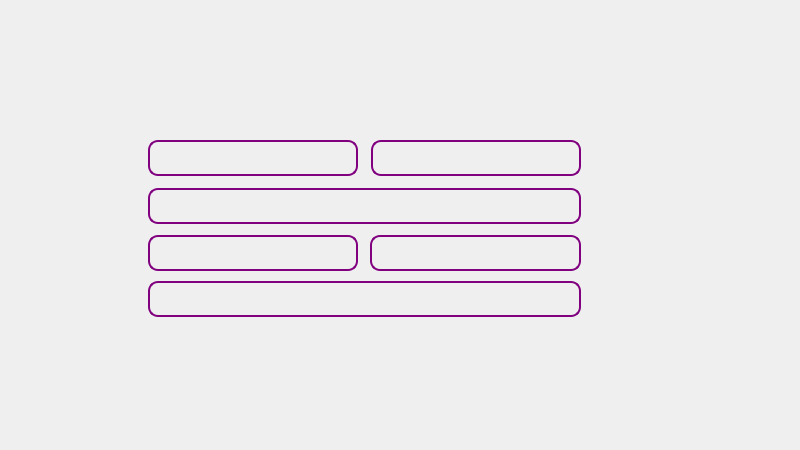
<?xml version="1.0" encoding="UTF-8"?>
<ui version="4.0">
 <class>SignUpWindow</class>
 <widget class="QMainWindow" name="SignUpWindow">
  <property name="geometry">
   <rect>
    <x>0</x>
    <y>0</y>
    <width>800</width>
    <height>450</height>
   </rect>
  </property>
  <property name="windowTitle">
   <string>MainWindow</string>
  </property>
  <widget class="QWidget" name="centralwidget">
   <widget class="QLabel" name="backgroundlabel">
    <property name="geometry">
     <rect>
      <x>0</x>
      <y>0</y>
      <width>800</width>
      <height>451</height>
     </rect>
    </property>
    <property name="font">
     <font>
      <family>Fira Code</family>
     </font>
    </property>
    <property name="styleSheet">
     <string notr="true">  background-image: url(:/images/signup.jpg);
    background-repeat: no-repeat;
    background-position: center;
    background-size: cover; /* یا contain */</string>
    </property>
    <property name="text">
     <string/>
    </property>
   </widget>
   <widget class="QLineEdit" name="firstNameLineEdit">
    <property name="geometry">
     <rect>
      <x>148</x>
      <y>140</y>
      <width>210</width>
      <height>36</height>
     </rect>
    </property>
    <property name="font">
     <font>
      <family>Fira Code</family>
      <pointsize>14</pointsize>
      <bold>true</bold>
     </font>
    </property>
    <property name="styleSheet">
     <string notr="true">QLineEdit {
    background-color: transparent;       
    border-style: solid;                    
    border-width: 2px;                   
    border-color: rgba(128, 0, 128, 1);  
    border-radius: 10px;               
    color: white; 
padding-left: 7px;
}

QLineEdit:focus {
    background-color: rgba(0, 0, 128, 0.5); 
    border-color: rgba(75, 0, 130, 0.8);    
}
</string>
    </property>
   </widget>
   <widget class="QLineEdit" name="lastNameLineEdit">
    <property name="geometry">
     <rect>
      <x>371</x>
      <y>140</y>
      <width>210</width>
      <height>36</height>
     </rect>
    </property>
    <property name="font">
     <font>
      <family>Fira Code</family>
      <pointsize>14</pointsize>
      <bold>true</bold>
     </font>
    </property>
    <property name="styleSheet">
     <string notr="true">QLineEdit {
    background-color: transparent;       
    border-style: solid;                    
    border-width: 2px;                   
    border-color: rgba(128, 0, 128, 1);  
    border-radius: 10px;               
    color: white; 
padding-left: 7px;
}

QLineEdit:focus {
    background-color: rgba(0, 0, 128, 0.5); 
    border-color: rgba(75, 0, 130, 0.8);    
}
</string>
    </property>
   </widget>
   <widget class="QLineEdit" name="passwordLineEdit">
    <property name="geometry">
     <rect>
      <x>370</x>
      <y>235</y>
      <width>211</width>
      <height>36</height>
     </rect>
    </property>
    <property name="font">
     <font>
      <family>Fira Code</family>
      <pointsize>14</pointsize>
      <bold>true</bold>
     </font>
    </property>
    <property name="styleSheet">
     <string notr="true">QLineEdit {
    background-color: transparent;       
    border-style: solid;                    
    border-width: 2px;                   
    border-color: rgba(128, 0, 128, 1);  
    border-radius: 10px;               
    color: white; 
padding-left: 7px;
}

QLineEdit:focus {
    background-color: rgba(0, 0, 128, 0.5); 
    border-color: rgba(75, 0, 130, 0.8);    
}
</string>
    </property>
    <property name="echoMode">
     <enum>QLineEdit::EchoMode::PasswordEchoOnEdit</enum>
    </property>
   </widget>
   <widget class="QLineEdit" name="emailLineEdit">
    <property name="geometry">
     <rect>
      <x>148</x>
      <y>235</y>
      <width>210</width>
      <height>36</height>
     </rect>
    </property>
    <property name="font">
     <font>
      <family>Fira Code</family>
      <pointsize>14</pointsize>
      <bold>true</bold>
     </font>
    </property>
    <property name="styleSheet">
     <string notr="true">QLineEdit {
    background-color: transparent;       
    border-style: solid;                    
    border-width: 2px;                   
    border-color: rgba(128, 0, 128, 1);  
    border-radius: 10px;               
    color: white; 
padding-left: 7px;
}

QLineEdit:focus {
    background-color: rgba(0, 0, 128, 0.5); 
    border-color: rgba(75, 0, 130, 0.8);    
}
</string>
    </property>
   </widget>
   <widget class="QLineEdit" name="usernameLineEdit">
    <property name="geometry">
     <rect>
      <x>148</x>
      <y>188</y>
      <width>433</width>
      <height>36</height>
     </rect>
    </property>
    <property name="font">
     <font>
      <family>Fira Code</family>
      <pointsize>14</pointsize>
      <bold>true</bold>
     </font>
    </property>
    <property name="styleSheet">
     <string notr="true">QLineEdit {
    background-color: transparent;       
    border-style: solid;                    
    border-width: 2px;                   
    border-color: rgba(128, 0, 128, 1);  
    border-radius: 10px;               
    color: white; 
padding-left: 7px;
}

QLineEdit:focus {
    background-color: rgba(0, 0, 128, 0.5); 
    border-color: rgba(75, 0, 130, 0.8);    
}
</string>
    </property>
   </widget>
   <widget class="QLineEdit" name="confirmPasswordLineEdit">
    <property name="geometry">
     <rect>
      <x>148</x>
      <y>281</y>
      <width>433</width>
      <height>36</height>
     </rect>
    </property>
    <property name="font">
     <font>
      <family>Fira Code</family>
      <pointsize>14</pointsize>
      <bold>true</bold>
     </font>
    </property>
    <property name="styleSheet">
     <string notr="true">QLineEdit {
    background-color: transparent;       
    border-style: solid;                    
    border-width: 2px;                   
    border-color: rgba(128, 0, 128, 1);  
    border-radius: 10px;               
    color: white; 
padding-left: 7px;
}

QLineEdit:focus {
    background-color: rgba(0, 0, 128, 0.5); 
    border-color: rgba(75, 0, 130, 0.8);    
}
</string>
    </property>
    <property name="echoMode">
     <enum>QLineEdit::EchoMode::PasswordEchoOnEdit</enum>
    </property>
   </widget>
   <widget class="QPushButton" name="registerButton">
    <property name="geometry">
     <rect>
      <x>271</x>
      <y>338</y>
      <width>181</width>
      <height>41</height>
     </rect>
    </property>
    <property name="styleSheet">
     <string notr="true"> background-color: transparent;  /* پس‌زمینه شفاف */
   /* خط دور به رنگ بنفش */
    border-radius: 10px;            /* گوشه‌های گرد با شعاع 10 */
    color: white;   </string>
    </property>
    <property name="text">
     <string/>
    </property>
   </widget>
  </widget>
 </widget>
 <resources/>
 <connections/>
</ui>
